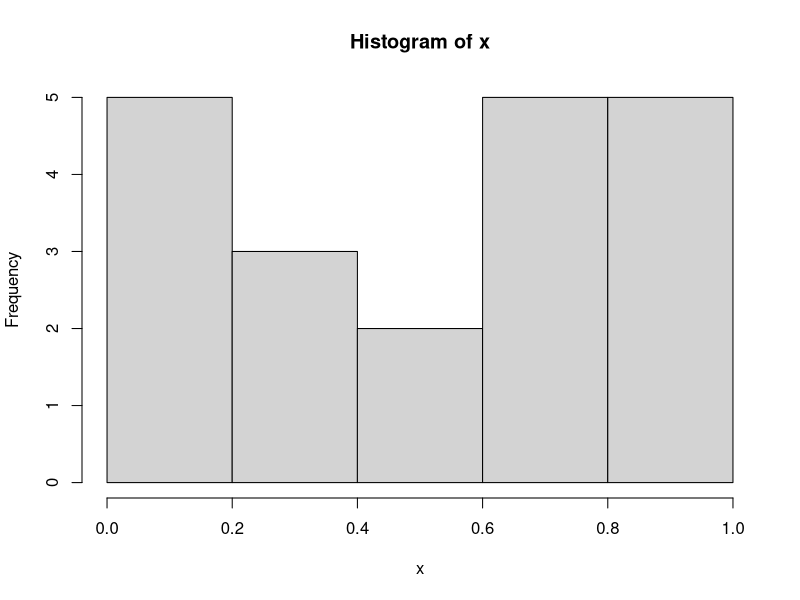
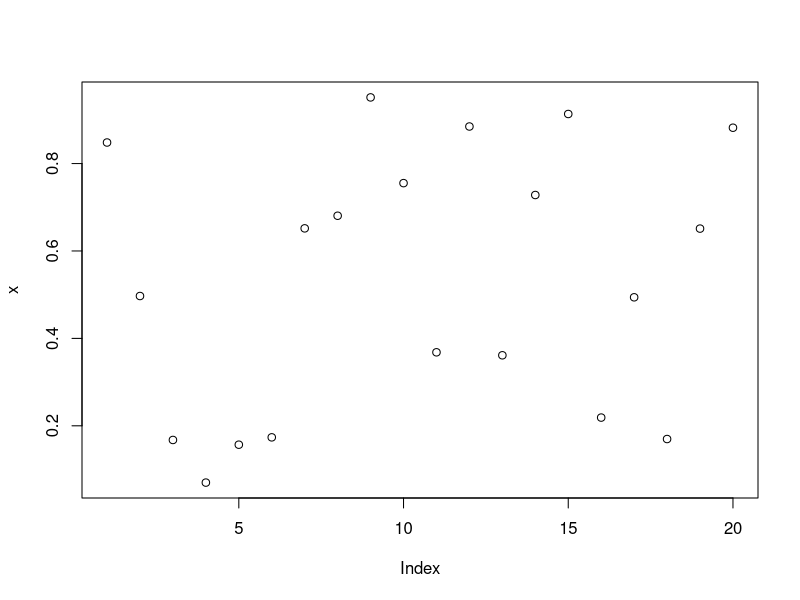
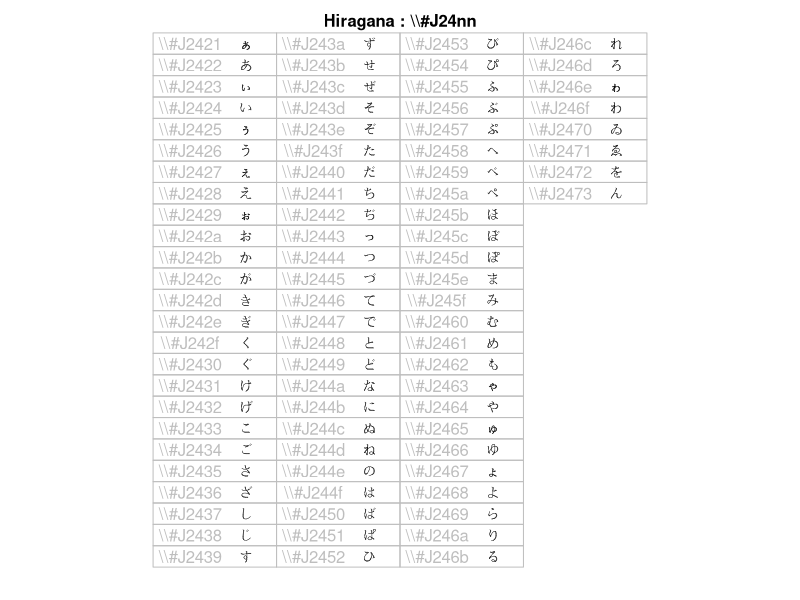
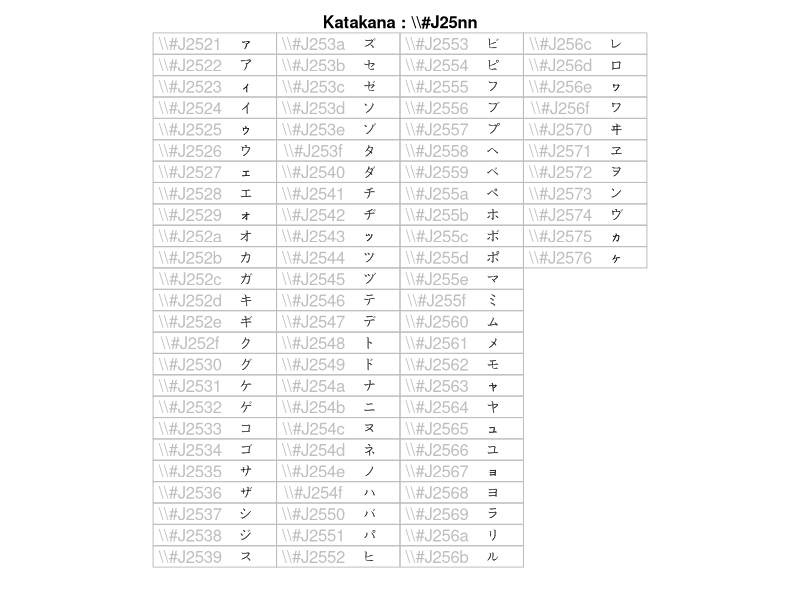
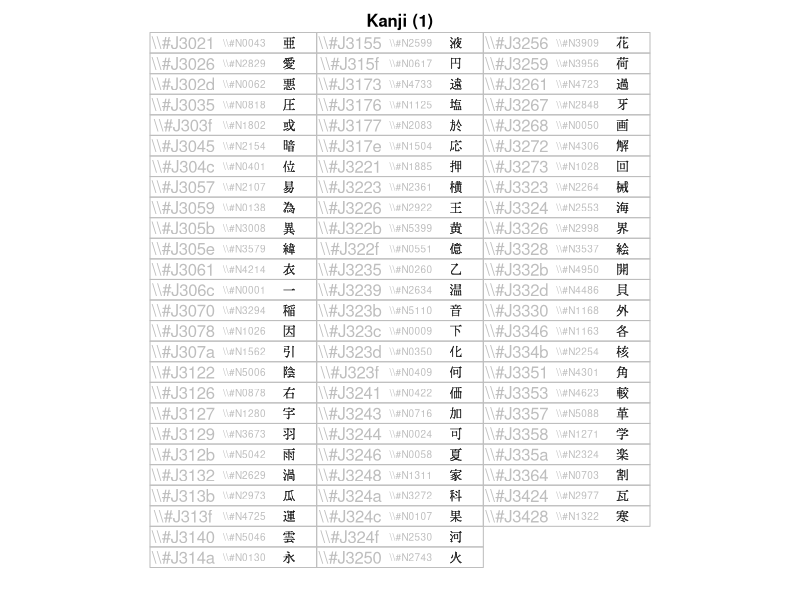
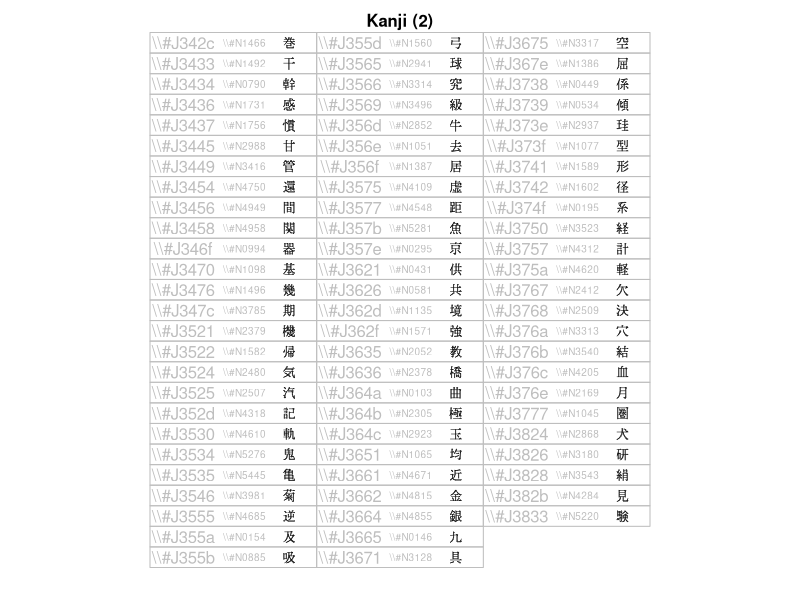
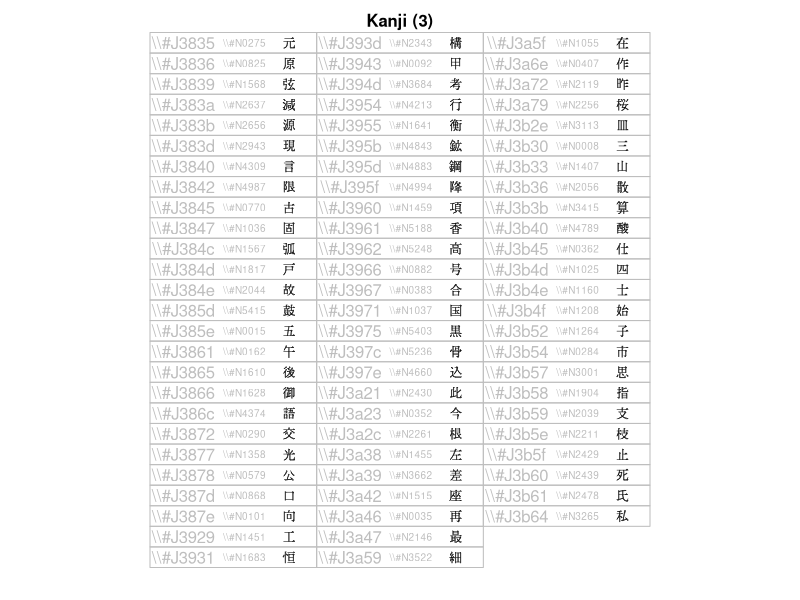
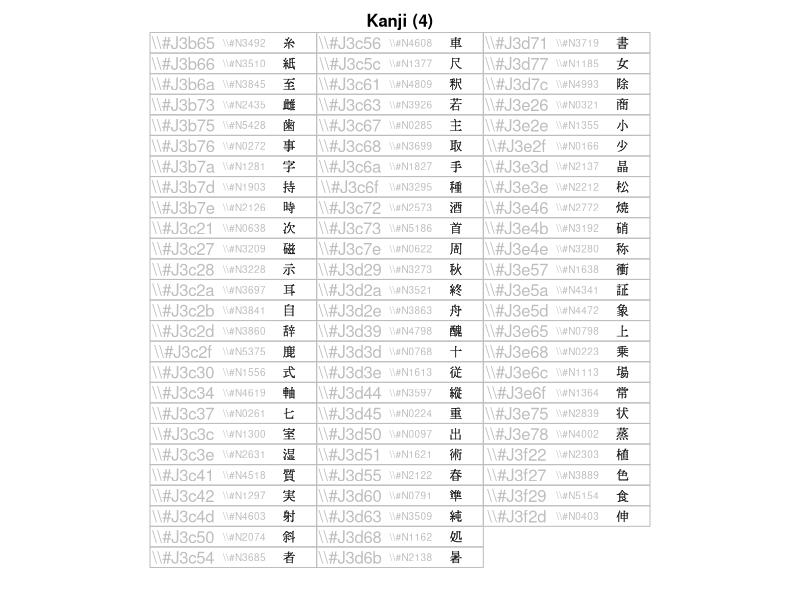

Source code (R) for these figures, in order: (Note: this script raises an error after producing the figures.)
a = 1
a <- 2
3 -> a
a <<- 4
a <- "dddd"

cat("Hello", a, sep = ",")
ls()

options()
options(digits = 3)
x <- runif(20)
x
hist(x)
summary(x)
plot(x)
str(x)

install.packages("coefplot")

demo()
demo(Japanese)
help.start()
library(vcd)
Arthritis
example(Arthritis)
q()



